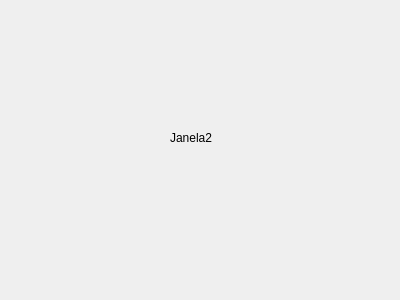
<?xml version="1.0" encoding="UTF-8"?>
<ui version="4.0">
 <class>Janela2</class>
 <widget class="QDialog" name="Janela2">
  <property name="geometry">
   <rect>
    <x>0</x>
    <y>0</y>
    <width>400</width>
    <height>300</height>
   </rect>
  </property>
  <property name="windowTitle">
   <string>Dialog</string>
  </property>
  <widget class="QLabel" name="label">
   <property name="geometry">
    <rect>
     <x>170</x>
     <y>130</y>
     <width>61</width>
     <height>16</height>
    </rect>
   </property>
   <property name="text">
    <string>Janela2</string>
   </property>
  </widget>
 </widget>
 <resources/>
 <connections/>
</ui>
